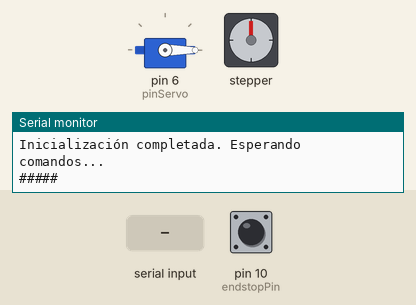
Simulated run of this sketch. Board: Arduino Uno, built with avr-gcc and run on an emulated ATmega328P. Parts: servo, stepper motor, the last lines printed to the serial monitor. The test bench sets the inputs (shaded band); at power-on: pin 10 (endstopPin) HIGH. Stepper angles assume 200 steps per turn.

Above: at 1.2 s.
1.3 s: "*CALIBRATE*\n" received over Serial
At 2.2 s:
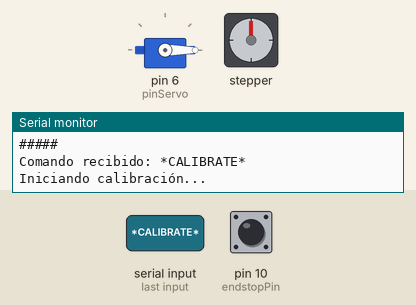
4.3 s: pin 10 (endstopPin) pulled LOW for 0.15 s
At 5.1 s:
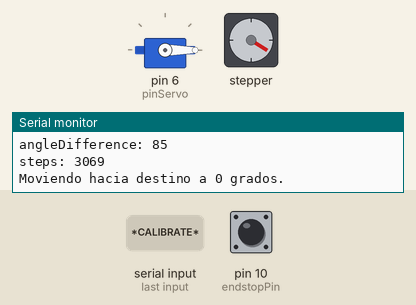
7.4 s: "*PARK*\n" received over Serial
10.4 s: "*SERVO-ON*\n" received over Serial
13.4 s: "*CALIBRATE*,45\n" received over Serial
At 16.2 s:
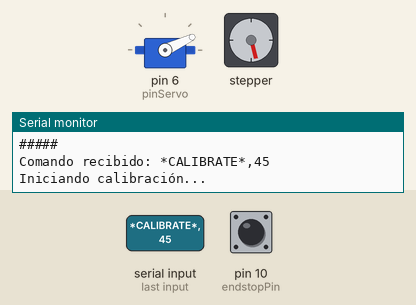
16.4 s: pin 10 (endstopPin) pulled LOW for 1 s
At 22.8 s:
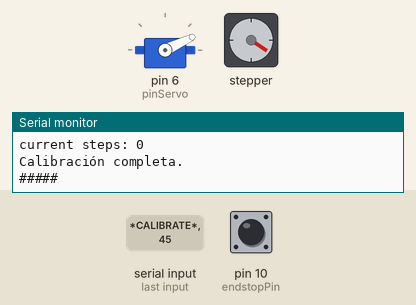
Timing chart, 0 to 23.7 s (numbered marks = the images above; inputs shaded):
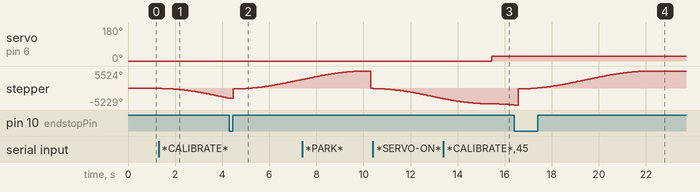

The sketch:

stepper-elves.ino
```cpp
#include <AccelStepper.h>
#include <DHT.h>
#include <Servo.h>

// Variables
long currentPosition = 0; // Variable para almacenar la posición actual en grados
long currentSteps = 0;    // Variable para almacenar la posición actual en pasos
long angleDifference = 0;
long Flag = 0;

// Pines
const int analogPin = A0;  // Pin analógico para la lectura de batería
const int pinServo = 6;    // Pin del servo
const int dhtPin = 7;      // Pin de datos del sensor DHT22
const int stepPin = 8;     // Pin del step del driver A4988
const int dirPin = 9;      // Pin del step del driver A4988
const int endstopPin = 10; // Pin del final de carrera

// Constantes
const int MAX_ANGLE = 120;          // Límite de seguridad en grados
long int park_angle = -75;          // ángulo de park en grados
const float factorVoltaje = 0.0202; // Factor de conversión ADC->voltaje
const int servoOnAngle = 25;        // Angulo para servo ON
const int servoOffAngle = 0;        // Angulo para servo OFF

// Objetos
AccelStepper stepper(1, stepPin, dirPin); // Paso a paso en el pin 8, dirección en el pin 9
DHT dht(dhtPin, DHT22);
Servo miServo;

void setup()
{
  // put your setup code here, to run once:
  pinMode(endstopPin, INPUT_PULLUP);

  Serial.begin(9600);

  stepper.setMaxSpeed(1000);
  stepper.setAcceleration(500);

  miServo.attach(pinServo); // El pin del servo
  miServo.write(0);
  dht.begin();

  Serial.println("Inicialización completada. Esperando comandos...");
  Serial.println("#####");
}

void loop()
{
  // put your main code here, to run repeatedly:
  if (Serial.available() > 0)
  {
    String command = Serial.readStringUntil('\n');
    Serial.print("Comando recibido: ");
    Serial.println(command);
    handle_command(command);
  }
}

void handle_command(String command)
{
  if (command.startsWith("*"))
  {
    // Serial.println("Formato de comando correcto.");

    // El comando sigue el formato *ANGULO-VELOCIDAD*
    if (command.startsWith("*SETZERO*"))
    {
      set_zero_position();
      return;
    }

    // Comando para obtener la posición actual
    if (command.startsWith("*GETPOS*"))
    {
      get_current_position();
      return;
    }

    // Comando de calibración
    if (command.startsWith("*CALIBRATE*"))
    {
      calibrate_motor();
      return;
    }

    // Comando para estacionar la camara
    if (command.startsWith("*PARK*"))
    {
      park_camara(50);
      return;
    }

    // Comando para leer el valor de la batería
    if (command.startsWith("*READBATTERY*"))
    {
      read_battery();
      return;
    }

    // Comando para leer temperatura y humedad
    if (command.startsWith("*READTEMP*"))
    {
      read_temperature_humidity();
      return;
    }

    // Comando para colocar servo en posición ON
    if (command.startsWith("*SERVO-ON*"))
    {
      servoOn();
      return;
    }

    // Comando para colocar servo en posición OFF
    if (command.startsWith("*SERVO-OFF*"))
    {
      servoOff();
      return;
    }

    command.remove(0, 1); // Elimina el primer caracter "*"
    int delimiter_index = command.indexOf('-');

    if (delimiter_index != -1)
    {
      long targetAngle = command.substring(0, delimiter_index).toInt();
      long speed = command.substring(delimiter_index + 1).toInt();

      if (targetAngle > MAX_ANGLE)
      {
        Serial.println("Error: Ángulo objetivo excede el límite de seguridad.");
        Serial.println("#####");
        return;
      }

      Serial.print("Ángulo origen: ");
      Serial.println(currentPosition);
      Serial.print("Ángulo destino: ");
      Serial.println(targetAngle);
      Serial.print("Velocidad: ");
      Serial.println(speed);

      move_stepper(targetAngle, speed);
    }
  }
  else
  {
    Serial.println("Formato de comando incorrecto.");
    Serial.println("#####");
  }
}

void move_stepper(long targetAngle, long speed)
{
  if (currentPosition < 0 && Flag == 1)
  {
    angleDifference = targetAngle;
  }
  else
  {
    angleDifference = targetAngle - currentPosition;
  }

  Serial.print("angleDifference: ");
  if (currentPosition < 0 && Flag == 1)
  {
    Serial.println(-currentPosition);
  }
  else
  {
    Serial.println(angleDifference);
  }

  stepper.setSpeed(angleDifference > 0 ? speed : -speed);

  // Calcular pasos necesarios para mover al ángulo destino desde la posición actual
  // 65 vuentas sinfin = 1 vuelta montura
  // 65 vuentas sinfin = 360 ° montura
  // 65 vuentas motor = 360 ° montura
  // 65*200 pasos motor = 360 ° montura

  // Para probar el motor solo:
  // long steps = (angleDifference) * 50 / 360;  // Suponiendo motor con 200 pasos por vuelta
  // long steps = (angleDifference) * 48 * 32 / 360;  // Suponiendo motor con 50 pasos por vuelta
  // Para probar la montura
  long steps = (angleDifference) * 200 * 65 / 360; // Suponiendo motor con 200 pasos por vuelta

  Serial.print("steps: ");
  if (currentPosition < 0 && Flag == 1)
  {
    long pasos = -(currentPosition) * 200 * 65 / 360; // Solo para imprimir el número de pasos
    Serial.println(pasos);
  }
  else
  {
    Serial.println(steps);
  }

  stepper.moveTo(steps + currentSteps);
  currentSteps = steps + currentSteps;

  Serial.print("Moviendo hacia destino a ");
  Serial.print(targetAngle);
  Serial.println(" grados.");

  while (stepper.distanceToGo() != 0)
  {
    stepper.run();
  }

  currentPosition = targetAngle;

  Serial.print("Se llegó a destino. Nueva posición: ");
  Serial.println(currentPosition);
  Serial.println("#####");
}

void set_zero_position()
{
  stepper.setCurrentPosition(0);
  currentPosition = 0;
  currentSteps = 0;

  Serial.println("Posición actual establecida como cero.");
  Serial.println("#####");
}

void park_camara(long speed)
{
  long currentPosition1 = currentPosition;
  currentPosition = 0;
  currentSteps = 0;
  Serial.println("Parking... ");
  long angleDifference = park_angle - currentPosition;
  long angleDifference1 = park_angle - currentPosition1;
  Serial.print("angleDifference: ");
  Serial.println(angleDifference1);
  long steps = (angleDifference) * 200 * 65 / 360; // Suponiendo motor con 200 pasos por vuelta

  stepper.setSpeed(-speed); // Velocidad negativa para moverse hacia atrás
  stepper.moveTo(steps);    // Un valor grande

  while (digitalRead(endstopPin) == HIGH && stepper.distanceToGo() != 0)
  {
    stepper.run();
  }
  currentPosition = park_angle;

  Serial.print("End parking");
  Serial.println("#####");
}

void get_current_position()
{
  Serial.print("Posición actual: ");
  Serial.println(currentPosition);
  Serial.println("#####");
}

void calibrate_motor()
{
  Serial.println("Iniciando calibración...");

  Flag = 0;

  stepper.setSpeed(-1);  // Velocidad negativa para moverse hacia atrás
  stepper.moveTo(-7584); // Un valor grande para asegurar que se mueva lo suficiente, equivalente a -210 grados

  while (digitalRead(endstopPin) == HIGH && stepper.distanceToGo() != 0)
  {
    stepper.run();
  }

  stepper.stop(); // Detener el motor cuando se toque el final de carrera

  Serial.println("Fin de carrera pulsado");
  Serial.print("current position: ");
  Serial.println(currentPosition);
  Serial.print("current steps: ");
  Serial.println(currentSteps);

  stepper.setCurrentPosition(-85);
  currentPosition = -85;
  currentSteps = 0;

  Serial.print("current position: ");
  Serial.println(currentPosition);
  Serial.print("current steps: ");
  Serial.println(currentSteps);

  Serial.println("Posición seteada a -85° ");

  Serial.println("Regresando a posición cero...");

  move_stepper(0, 1); // Mover a posición cero, velocidad 1

  set_zero_position(); // Establecer la posición actual como cero

  Serial.print("current position: ");
  Serial.println(currentPosition);
  Serial.print("current steps: ");
  Serial.println(currentSteps);

  Flag = 1;

  Serial.println("Calibración completa.");
  Serial.println("#####");
}

void read_battery()
{
  int batteryValue = analogRead(analogPin);
  Serial.print("Nivel de batería: ");
  Serial.println(batteryValue * factorVoltaje);
  Serial.println("#####");
}

void read_temperature_humidity()
{
  float temperature = dht.readTemperature();
  float humidity = dht.readHumidity();

  Serial.print("Temperatura: ");
  Serial.print(temperature);
  Serial.print("°C, Humedad: ");
  Serial.print(humidity);
  Serial.println("%");
  Serial.println("#####");
}

void servoOn()
{
  miServo.write(servoOnAngle);
  Serial.println("Servo en posición ON");
  Serial.println("#####");
}

void servoOff()
{
  miServo.write(servoOffAngle);
  Serial.println("Servo en posición OFF");
  Serial.println("#####");
}
```

Measured:
- after the input at 1.3 s, stepper: keeps turning counter-clockwise at about 1041°/s, starting at once
